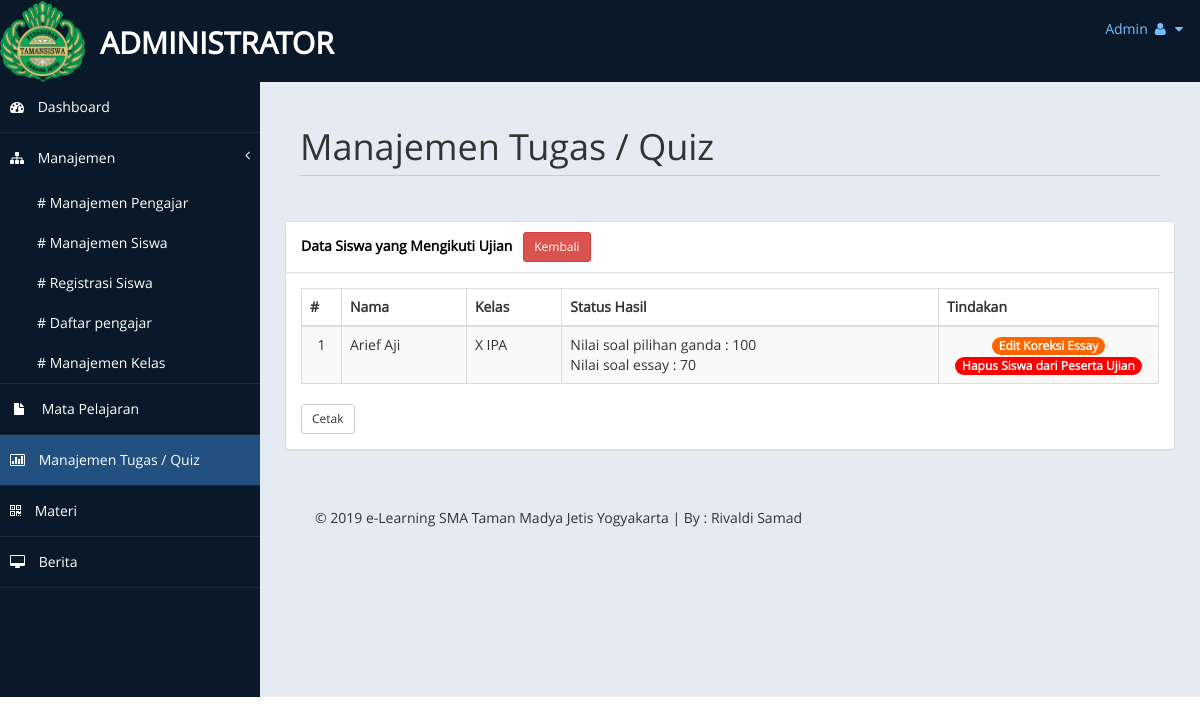
Page /admin/index.php?page=quiz&action=pesertakoreksi&id_tq=3 (signed in) on the committed database.
### tables this page shows
CREATE TABLE `tb_nilai_pilgan` (
  `id` int(11) NOT NULL,
  `id_tq` int(4) NOT NULL,
  `id_siswa` int(4) NOT NULL,
  `benar` int(4) NOT NULL,
  `salah` int(4) NOT NULL,
  `tidak_dikerjakan` int(4) NOT NULL,
  `presentase` int(6) NOT NULL
);

CREATE TABLE `tb_siswa` (
  `id_siswa` int(11) NOT NULL,
  `nis` varchar(20) NOT NULL,
  `nama_lengkap` varchar(50) NOT NULL,
  `tempat_lahir` varchar(20) NOT NULL,
  `tgl_lahir` date NOT NULL,
  `jenis_kelamin` enum('L','P') NOT NULL,
  `agama` varchar(20) NOT NULL,
  `nama_ayah` varchar(50) NOT NULL,
  `nama_ibu` varchar(50) NOT NULL,
  `no_telp` varchar(15) NOT NULL,
  `email` varchar(100) NOT NULL,
  `alamat` text NOT NULL,
  `id_kelas` varchar(5) NOT NULL,
  `thn_masuk` int(5) NOT NULL,
  `foto` varchar(100) NOT NULL,
  `username` varchar(40) NOT NULL,
  `password` varchar(40) NOT NULL,
  `pass` varchar(40) NOT NULL,
  `status` enum('aktif','tidak aktif') NOT NULL
);

CREATE TABLE `tb_kelas` (
  `id_kelas` int(11) NOT NULL,
  `nama_kelas` varchar(50) NOT NULL,
  `ruang` varchar(20) NOT NULL,
  `wali_kelas` int(5) NOT NULL,
  `ketua_kelas` int(5) NOT NULL
);

CREATE TABLE `tb_nilai_essay` (
  `id` int(11) NOT NULL,
  `id_tq` int(5) NOT NULL,
  `id_siswa` int(5) NOT NULL,
  `nilai` double NOT NULL
);

### admin/inc/peserta_koreksi.php (the view)
<div class="row">
	<div class="panel panel-default">
	    <div class="panel-heading">
	        Data Siswa yang Mengikuti Ujian &nbsp; <a href="?page=quiz" class="btn btn-danger btn-sm">Kembali</a>
	    </div>
	    <div class="panel-body">
            <div class="table-responsive">
				<table class="table table-striped table-bordered table-hover">
                    <thead>
                        <tr>
                            <th>#</th>
                            <th>Nama</th>
                            <th>Kelas</th>
                            <th>Status Hasil</th>
                            <th>Tindakan</th>
                        </tr>
                    </thead>
                    <tbody>
					<?php
					$sql_siswa_mengikuti_tes = mysqli_query($db, "SELECT * FROM tb_nilai_pilgan JOIN tb_siswa ON tb_nilai_pilgan.id_siswa = tb_siswa.id_siswa JOIN tb_kelas ON tb_siswa.id_kelas = tb_kelas.id_kelas WHERE id_tq = '$id_tq'") or die ($db->error);
                    if(mysqli_num_rows($sql_siswa_mengikuti_tes) > 0) {
    					while($data_siswa_mengikuti_tes = mysqli_fetch_array($sql_siswa_mengikuti_tes)) {
    						?>
                            <tr>
                                <td align="center" width="40px"><?php echo $no++; ?></td>
                                <td><?php echo $data_siswa_mengikuti_tes['nama_lengkap']; ?></td>
                                <td><?php echo $data_siswa_mengikuti_tes['nama_kelas']; ?></td>
                            	<?php
                            	$sql_pilgan = mysqli_query($db, "SELECT * FROM tb_nilai_pilgan WHERE id_siswa = '$data_siswa_mengikuti_tes[id_siswa]' AND id_tq = '$id_tq'") or die ($db->error);
                            	$data_pilgan = mysqli_fetch_array($sql_pilgan);
                                $sql_jwb = mysqli_query($db, "SELECT * FROM tb_jawaban WHERE id_siswa = '$data_siswa_mengikuti_tes[id_siswa]' AND id_tq = '$id_tq'") or die ($db->error);
                            	$sql_essay = mysqli_query($db, "SELECT * FROM tb_nilai_essay WHERE id_siswa = '$data_siswa_mengikuti_tes[id_siswa]' AND id_tq = '$id_tq'") or die ($db->error);
                            	$data_essay = mysqli_fetch_array($sql_essay);
                            	?>
                            	<td>
                            		Nilai soal pilihan ganda : <?php echo $data_pilgan['presentase']; ?><br />
                            		Nilai soal essay :
                            		<?php
                                    if(mysqli_num_rows($sql_jwb) > 0) {
                                		if(mysqli_num_rows($sql_essay) > 0) {
                                			echo $data_essay['nilai'];
                                		} else {
                                			echo "(belum dikoreksi)";
                                		}
                                    } else {
                                        echo "Ujian ini tidak ada soal essay";
                                    } ?>
                            	</td>
                                <td align="center" width="220px">
                                    <?php
                                    if(mysqli_num_rows($sql_jwb) > 0) {
                                        if(mysqli_num_rows($sql_essay) > 0) { ?>
                                            <a href="?page=quiz&action=koreksi&hal=editessay&id_tq=<?php echo $id_tq; ?>&id_siswa=<?php echo $data_siswa_mengikuti_tes['id_siswa']; ?>&id_nilai=<?php echo $data_essay['id']; ?>" class="badge" style="background-color:#f60;">Edit Koreksi Essay</a>
                                        <?php
                                        } else { ?>
                                            <a href="?page=quiz&action=koreksi&hal=essay&id_tq=<?php echo $id_tq; ?>&id_siswa=<?php echo $data_siswa_mengikuti_tes['id_siswa']; ?>" class="badge" style="background-color:#f60;">Koreksi Jawaban Essay</a>
                                        <?php
                                        }
                                    } ?>
                                    <a onclick="return confirm('Yakin akan menghapus siswa ini dari daftar peserta ujian?');" href="?page=quiz&action=hapuspeserta&id_tq=<?php echo $id_tq; ?>&id_siswa=<?php echo $data_siswa_mengikuti_tes['id_siswa']; ?>" class="badge" style="background-color:#f00;">Hapus Siswa dari Peserta Ujian</a>
                                </td>
                            </tr>
    					<?php
    					}
                    } else {
                        echo '<tr><td colspan="5" align="center">Data tidak ditemukan</td></tr>';
                    } ?>
                    </tbody>
                </table>
                <?php if(mysqli_num_rows($sql_siswa_mengikuti_tes) > 0) { ?>
                    <a href="./laporan/cetak.php?data=quiz&id_tq=<?php echo $id_tq; ?>" target="_blank" class="btn btn-default btn-sm">Cetak</a>
                <?php } ?>
            </div>
        </div>
	</div>
</div>

### admin/index.php (shortened to what this page needs)
<?php
include "../+koneksi.php";
if(@$_SESSION['admin'] || @$_SESSION['pengajar']) {
    ?>
    <!DOCTYPE html>
    <html>
    <head>
    <link href="style/assets/css/bootstrap.css" rel="stylesheet" />
    <link href="style/assets/css/font-awesome.css" rel="stylesheet" />
    <link href="style/assets/css/custom-styles.css" rel="stylesheet" />
    <link href='style/assets/css/font-opensans.css' rel='stylesheet' />
    <link href="style/assets/js/dataTables/dataTables.bootstrap.css" rel="stylesheet" />
    <link href="style/assets/js/morris/morris-0.4.3.min.css" rel="stylesheet" />
    </head>
    <body>
    <div id="wrapper">
    <nav class="navbar navbar-default top-navbar" role="navigation">
    <div class="navbar-header">
    <img src="img/LT.png" width="85" align="left">
    <a class="navbar-brand" href="./"><?php cek_session("Administrator", "Pengajar"); ?></a>
    </div>
    <ul class="nav navbar-top-links navbar-right">
    <li class="dropdown">
    <a class="dropdown-toggle" data-toggle="dropdown" href="#" aria-expanded="false">
    <?php
    if(@$_SESSION['admin']) {
        $sesi_id = @$_SESSION['admin'];
        $level = "admin";
    } else if(@$_SESSION['pengajar']) {
        $sesi_id = @$_SESSION['pengajar'];
        $level = "pengajar";
    }
    if($level == 'admin') {
        $sql_terlogin = mysqli_query($db, "SELECT * FROM tb_admin WHERE id_admin = '$sesi_id'") or die ($db->error);
    } else if($level == 'pengajar') {
        $sql_terlogin = mysqli_query($db, "SELECT * FROM tb_pengajar WHERE id_pengajar = '$sesi_id'") or die ($db->error);
    }
    $data_terlogin = mysqli_fetch_array($sql_terlogin);
    echo ucfirst($data_terlogin['username']);
    ?>
    <i class="fa fa-user fa-fw"></i> <i class="fa fa-caret-down"></i>
    </a>
    </li>
    </ul>
    </nav>
    <nav class="navbar-default navbar-side" role="navigation">
    <div class="sidebar-collapse">
    <ul class="nav" id="main-menu">
    <li>
    <a class="<?php if(@$_GET['page'] == '') { echo 'active-menu'; } ?>" href="./"><i class="fa fa-dashboard"></i> Dashboard</a>
    </li>
    <?php
    if(@$_SESSION['admin']) {
        ?>
        <li>
        <a href="#"><i class="fa fa-sitemap"></i> Manajemen<span class="fa arrow"></span></a>
        <ul class="nav nav-second-level">
        <li>
        <a href="?page=pengajar" class="<?php if(@$_GET['page'] == 'pengajar') { echo 'active-menu'; } ?>"># Manajemen Pengajar</a>
        </li>
        <li>
        <a href="?page=siswa" class="<?php if(@$_GET['page'] == 'siswa') { echo 'active-menu'; } ?>"># Manajemen Siswa</a>
        </li>
        <li>
        <a href="?page=siswaregistrasi" class="<?php if(@$_GET['page'] == 'siswaregistrasi') { echo 'active-menu'; } ?>"># Registrasi Siswa</a>
        </li>
        <li>
        <a href="?page=daftarpengajar" class="<?php if(@$_GET['page'] == 'daftarpengajar') { echo 'active-menu'; } ?>"># Daftar pengajar</a>
        </li>
        <li>
        <a class="<?php if(@$_GET['page'] == 'kelas') { echo 'active-menu'; } ?>" href="?page=kelas"></i># Manajemen Kelas</a>
        </li>
        </ul>
        </li>
        <?php
    }
    ?>
    <li>
    <a class="<?php if(@$_GET['page'] == 'mapel') { echo 'active-menu'; } ?>" href="?page=mapel"><i class="fa fa-fw fa-file"></i> Mata Pelajaran</a>
    </li>
    <li>
    <a class="<?php if(@$_GET['page'] == 'quiz') { echo 'active-menu'; } ?>" href="?page=quiz"><i class="fa fa-bar-chart-o"></i> Manajemen Tugas / Quiz</a>
    </li>
    <li>
    <a class="<?php if(@$_GET['page'] == 'materi') { echo 'active-menu'; } ?>" href="?page=materi"><i class="fa fa-qrcode"></i> Materi</a>
    </li>
    <li>
    <a class="<?php if(@$_GET['page'] == 'berita') { echo 'active-menu'; } ?>" href="?page=berita"><i class="fa fa-desktop"></i> Berita</a>
    </li>
    </ul>
    </div>
    </nav>
    <div id="page-wrapper">
    <div id="page-inner">
    <?php
    if(@$_GET['page'] == '') {
        include "inc/dashboard.php";
    } else if(@$_GET['page'] == 'pengajar') {
        include "inc/pengajar.php";
    } else if(@$_GET['page'] == 'siswaregistrasi') {
        include "inc/siswaregistrasi.php";
    } else if(@$_GET['page'] == 'siswa') {
        include "inc/siswa.php";
    } else if(@$_GET['page'] == 'kelas') {
        include "inc/kelas.php";
    } else if(@$_GET['page'] == 'mapel') {
        include "inc/mapel.php";
    } else if(@$_GET['page'] == 'quiz') {
        include "inc/quiz.php";
    } else if(@$_GET['page'] == 'materi') {
        include "inc/materi.php";
    } else if(@$_GET['page'] == 'berita') {
        include "inc/berita.php";
    } else if(@$_GET['page'] == 'daftarpengajar') {
        include "inc/daftarpengajar.php";
    } else {
        echo "<div class='col-xs-12'><div class='alert alert-danger'>[404] Halaman tidak ditemukan! Silahkan pilih menu yang ada!</div></div>";
    } ?>
    <footer class="navbar-brand"><p> &copy; 2019 e-Learning SMA Taman Madya Jetis Yogyakarta | By : Rivaldi Samad</p></footer>
    </div>
    </div>
    </div>
    </body>
    </html>
    <?php
} else {
    include "login.php";
}
?>

### admin/style/assets/css/custom-styles.css (style rules this page uses)
body { font-family: 'Open Sans', sans-serif; }
#wrapper { width: 100%; background:#09192A; }
#page-wrapper { padding: 15px 15px; min-height: 600px; background:#E5EBF2; }
#page-inner { width:100%; margin:10px 20px 10px 0px; background-color:transparent; padding:10px; min-height:200px; }
p { font-size:16px; line-height:25px; padding-top:20px; }
.panel-default > .panel-heading { color: #000; background-color: #FFFFFF; border-color: #ddd; font-weight:bold; }
footer p { font-size: 14px; }
.top-navbar { margin:0px; }
.top-navbar .navbar-brand { color: #fff; width: 260px; text-align: left; height: 60px; font-size: 30px; font-weight: 700; text-transform: uppercase; line-height: 30px; }
.top-navbar .nav > li { position: relative; display: inline-block; }
.top-navbar .nav > li > a { position: relative; display: block; padding: 19px 15px; color: #77C0FD; }
.active-menu { background-color:#225081!important; }
.arrow { float: right; }
.fa.arrow:before { content: "\f104"; }
.nav-second-level li, .nav-third-level li { border-bottom: none !important; }
.nav-second-level li a { padding-left: 37px; }
.sidebar-collapse , .sidebar-collapse .nav { background:none; }
.sidebar-collapse .nav { padding:0; }
.sidebar-collapse .nav > li > a { color:#fff; background:transparent; text-shadow:none; }
.sidebar-collapse > .nav > li > a { padding:15px 10px; }
.sidebar-collapse > .nav > li { border-bottom: 1px solid rgba(107, 108, 109, 0.19); }
.navbar-side { border:none; background-color: transparent; }
.top-navbar { background:#09192A; border-bottom:none; }
.top-navbar .nav > li > a > i { margin-right: 2px; }
.navbar-default { border:0px solid black; }
.navbar-header { background: #09192A; }
.nav > li > a > i { margin-right:10px; }
@media (min-width:768px) { #page-wrapper { margin: 0 0 0 260px; padding: 15px 30px; min-height: 615px; } }
@media (min-width:768px) { .navbar-side { z-index: 1; position: absolute; width: 260px; } }
@media (min-width:768px) { .navbar { border-radius: 0px; } }

### admin/index.php (style rules this page uses)
a.navbar-brand { margin-top: 13px }

### rows in the picture
tb_nilai_pilgan: id_siswa.nama_lengkap "Arief Aji", tb_kelas.nama_kelas "X IPA", presentase "100", tb_nilai_essay.nilai "70"

### other values in the picture
$isi_admin "ADMINISTRATOR"
$data_terlogin['username'] "Admin"
